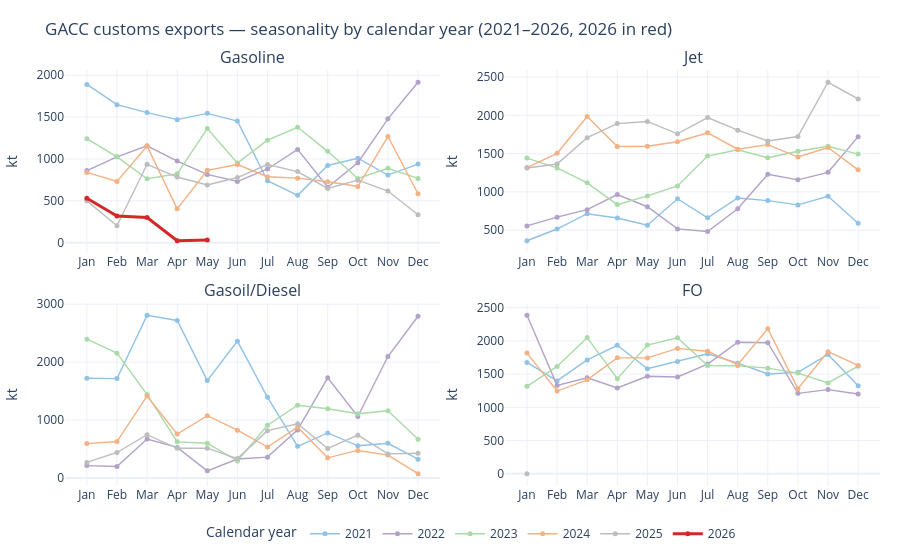

Write notebook code for a chart like this one.
### Markdown cell above
## 8. Seasonality by calendar year

Monthly GACC export volumes by product — one line per calendar year (current year highlighted in red), matching the country demand dashboard style.

### Code cell
def gacc_seasonality_chart(
    df: pd.DataFrame,
    products: list[str],
    *,
    highlight_year: int | None = None,
    cols: int = 2,
) -> go.Figure:
    """Small-multiples seasonality: one panel per product, one line per calendar year."""
    work = df[df["product"].isin(products)].copy()
    work["year"] = work["month_start"].dt.year
    work["month_num"] = work["month_start"].dt.month
    work = (
        work.groupby(["product", "year", "month_num"], as_index=False)["quantity_kt"]
        .sum()
    )

    highlight_year = highlight_year or int(work["year"].max())
    years_sorted = sorted(work["year"].unique())
    palette = ("#90c2e7", "#b3a2c7", "#a8dba8", "#f4b183", "#bdbdbd")
    month_labels = ["Jan", "Feb", "Mar", "Apr", "May", "Jun",
                    "Jul", "Aug", "Sep", "Oct", "Nov", "Dec"]

    rows = (len(products) + cols - 1) // cols
    fig = make_subplots(
        rows=rows,
        cols=cols,
        subplot_titles=products,
        shared_xaxes=False,
        vertical_spacing=0.12,
        horizontal_spacing=0.08,
    )

    seen_legend: set[int] = set()
    for idx, product in enumerate(products):
        r, c = idx // cols + 1, idx % cols + 1
        sub = work[work["product"] == product]
        for year_idx, year in enumerate(years_sorted):
            ydata = sub[sub["year"] == year].sort_values("month_num")
            if ydata.empty:
                continue
            is_highlight = year == highlight_year
            line = dict(
                color="#d62728" if is_highlight else palette[year_idx % len(palette)],
                width=3 if is_highlight else 1.4,
            )
            show_legend = year not in seen_legend
            if show_legend:
                seen_legend.add(year)
            fig.add_trace(
                go.Scatter(
                    x=ydata["month_num"],
                    y=ydata["quantity_kt"],
                    mode="lines+markers",
                    name=str(year),
                    legendgroup=str(year),
                    showlegend=show_legend,
                    line=line,
                    marker=dict(size=5),
                    hovertemplate=(
                        f"<b>{product}</b><br>Year: {year}<br>"
                        "Month: %{x}<br>Volume: %{y:,.1f} kt<extra></extra>"
                    ),
                ),
                row=r,
                col=c,
            )

    fig.update_xaxes(tickmode="array", tickvals=list(range(1, 13)), ticktext=month_labels)
    fig.update_yaxes(title_text="kt")
    year_min, year_max = int(work["year"].min()), int(work["year"].max())
    fig.update_layout(
        title=(
            f"GACC customs exports — seasonality by calendar year "
            f"({year_min}–{year_max}, {highlight_year} in red)"
        ),
        template="plotly_white",
        height=280 * rows,
        hovermode="closest",
        legend=dict(
            orientation="h",
            y=-0.08,
            yanchor="top",
            x=0.5,
            xanchor="center",
            title_text="Calendar year",
        ),
        margin=dict(t=70, l=60, r=20, b=70),
    )
    return fig


season_products = [p for p in EXPORT_TABLE_PRODUCTS if p in gacc["product"].unique()]
fig_season = gacc_seasonality_chart(gacc, season_products, cols=2)
fig_season.show()

### Figure 1 — Plotly figure (JSON) as saved in the notebook; plotly's stock layout.template omitted (floating-point values rounded to 4 significant figures)
{"data": [{"hovertemplate": "<b>Gasoline</b><br>Year: 2021<br>Month: %{x}<br>Volume: %{y:,.1f} kt<extra></extra>", "legendgroup": "2021", "line": {"color": "#90c2e7", "width": 1.4}, "marker": {"size": 5}, "mode": "lines+markers", "name": "2021", "showlegend": true, "type": "scatter", "x": [1, 2, 3, 4, 5, 6, 7, 8, 9, 10, 11, 12], "xaxis": "x", "y": [1890.0, 1648.0, 1554.0, 1470.0, 1545.0, 1452.0, 740.0, 566.1, 922.1, 1009.0, 807.4, 938.5], "yaxis": "y"}, {"hovertemplate": "<b>Gasoline</b><br>Year: 2022<br>Month: %{x}<br>Volume: %{y:,.1f} kt<extra></extra>", "legendgroup": "2022", "line": {"color": "#b3a2c7", "width": 1.4}, "marker": {"size": 5}, "mode": "lines+markers", "name": "2022", "showlegend": true, "type": "scatter", "x": [1, 2, 3, 4, 5, 6, 7, 8, 9, 10, 11, 12], "xaxis": "x", "y": [861.1, 1026.0, 1158.0, 975.3, 815.4, 730.3, 880.4, 1114.0, 661.7, 955.8, 1479.0, 1916.0], "yaxis": "y"}, {"hovertemplate": "<b>Gasoline</b><br>Year: 2023<br>Month: %{x}<br>Volume: %{y:,.1f} kt<extra></extra>", "legendgroup": "2023", "line": {"color": "#a8dba8", "width": 1.4}, "marker": {"size": 5}, "mode": "lines+markers", "name": "2023", "showlegend": true, "type": "scatter", "x": [1, 2, 3, 4, 5, 6, 7, 8, 9, 10, 11, 12], "xaxis": "x", "y": [1242.0, 1025.0, 763.2, 822.6, 1363.0, 952.1, 1225.0, 1378.0, 1091.0, 767.2, 889.2, 768.2], "yaxis": "y"}, {"hovertemplate": "<b>Gasoline</b><br>Year: 2024<br>Month: %{x}<br>Volume: %{y:,.1f} kt<extra></extra>", "legendgroup": "2024", "line": {"color": "#f4b183", "width": 1.4}, "marker": {"size": 5}, "mode": "lines+markers", "name": "2024", "showlegend": true, "type": "scatter", "x": [1, 2, 3, 4, 5, 6, 7, 8, 9, 10, 11, 12], "xaxis": "x", "y": [839.4, 730.8, 1154.0, 404.3, 865.0, 933.7, 787.9, 770.8, 727.6, 670.9, 1268.0, 584.9], "yaxis": "y"}, {"hovertemplate": "<b>Gasoline</b><br>Year: 2025<br>Month: %{x}<br>Volume: %{y:,.1f} kt<extra></extra>", "legendgroup": "2025", "line": {"color": "#bdbdbd", "width": 1.4}, "marker": {"size": 5}, "mode": "lines+markers", "name": "2025", "showlegend": true, "type": "scatter", "x": [1, 2, 3, 4, 5, 6, 7, 8, 9, 10, 11, 12], "xaxis": "x", "y": [499.7, 203.0, 936.6, 784.4, 690.0, 778.5, 934.0, 849.5, 648.8, 746.7, 617.3, 333.1], "yaxis": "y"}, {"hovertemplate": "<b>Gasoline</b><br>Year: 2026<br>Month: %{x}<br>Volume: %{y:,.1f} kt<extra></extra>", "legendgroup": "2026", "line": {"color": "#d62728", "width": 3}, "marker": {"size": 5}, "mode": "lines+markers", "name": "2026", "showlegend": true, "type": "scatter", "x": [1, 2, 3, 4, 5], "xaxis": "x", "y": [530.4, 318.0, 300.7, 23.41, 32.84], "yaxis": "y"}, {"hovertemplate": "<b>Jet</b><br>Year: 2021<br>Month: %{x}<br>Volume: %{y:,.1f} kt<extra></extra>", "legendgroup": "2021", "line": {"color": "#90c2e7", "width": 1.4}, "marker": {"size": 5}, "mode": "lines+markers", "name": "2021", "showlegend": false, "type": "scatter", "x": [1, 2, 3, 4, 5, 6, 7, 8, 9, 10, 11, 12], "xaxis": "x2", "y": [361.8, 515.3, 715.2, 658.4, 565.1, 910.2, 661.7, 920.8, 886.0, 830.0, 942.2, 591.4], "yaxis": "y2"}, {"hovertemplate": "<b>Jet</b><br>Year: 2022<br>Month: %{x}<br>Volume: %{y:,.1f} kt<extra></extra>", "legendgroup": "2022", "line": {"color": "#b3a2c7", "width": 1.4}, "marker": {"size": 5}, "mode": "lines+markers", "name": "2022", "showlegend": false, "type": "scatter", "x": [1, 2, 3, 4, 5, 6, 7, 8, 9, 10, 11, 12], "xaxis": "x2", "y": [555.3, 670.5, 768.1, 964.8, 806.3, 516.3, 482.3, 780.3, 1230.0, 1157.0, 1256.0, 1721.0], "yaxis": "y2"}, {"hovertemplate": "<b>Jet</b><br>Year: 2023<br>Month: %{x}<br>Volume: %{y:,.1f} kt<extra></extra>", "legendgroup": "2023", "line": {"color": "#a8dba8", "width": 1.4}, "marker": {"size": 5}, "mode": "lines+markers", "name": "2023", "showlegend": false, "type": "scatter", "x": [1, 2, 3, 4, 5, 6, 7, 8, 9, 10, 11, 12], "xaxis": "x2", "y": [1441.0, 1313.0, 1118.0, 833.9, 947.7, 1079.0, 1468.0, 1549.0, 1445.0, 1531.0, 1596.0, 1494.0], "yaxis": "y2"}, {"hovertemplate": "<b>Jet</b><br>Year: 2024<br>Month: %{x}<br>Volume: %{y:,.1f} kt<extra></extra>", "legendgroup": "2024", "line": {"color": "#f4b183", "width": 1.4}, "marker": {"size": 5}, "mode": "lines+markers", "name": "2024", "showlegend": false, "type": "scatter", "x": [1, 2, 3, 4, 5, 6, 7, 8, 9, 10, 11, 12], "xaxis": "x2", "y": [1318.0, 1504.0, 1984.0, 1592.0, 1597.0, 1655.0, 1772.0, 1558.0, 1618.0, 1455.0, 1580.0, 1288.0], "yaxis": "y2"}, {"hovertemplate": "<b>Jet</b><br>Year: 2025<br>Month: %{x}<br>Volume: %{y:,.1f} kt<extra></extra>", "legendgroup": "2025", "line": {"color": "#bdbdbd", "width": 1.4}, "marker": {"size": 5}, "mode": "lines+markers", "name": "2025", "showlegend": false, "type": "scatter", "x": [1, 2, 3, 4, 5, 6, 7, 8, 9, 10, 11, 12], "xaxis": "x2", "y": [1312.0, 1364.0, 1708.0, 1892.0, 1920.0, 1758.0, 1971.0, 1806.0, 1665.0, 1723.0, 2431.0, 2214.0], "yaxis": "y2"}, {"hovertemplate": "<b>Gasoil/Diesel</b><br>Year: 2021<br>Month: %{x}<br>Volume: %{y:,.1f} kt<extra></extra>", "legendgroup": "2021", "line": {"color": "#90c2e7", "width": 1.4}, "marker": {"size": 5}, "mode": "lines+markers", "name": "2021", "showlegend": false, "type": "scatter", "x": [1, 2, 3, 4, 5, 6, 7, 8, 9, 10, 11, 12], "xaxis": "x3", "y": [1721.0, 1716.0, 2810.0, 2720.0, 1681.0, 2362.0, 1392.0, 546.2, 776.9, 555.6, 599.1, 325.2], "yaxis": "y3"}, {"hovertemplate": "<b>Gasoil/Diesel</b><br>Year: 2022<br>Month: %{x}<br>Volume: %{y:,.1f} kt<extra></extra>", "legendgroup": "2022", "line": {"color": "#b3a2c7", "width": 1.4}, "marker": {"size": 5}, "mode": "lines+markers", "name": "2022", "showlegend": false, "type": "scatter", "x": [1, 2, 3, 4, 5, 6, 7, 8, 9, 10, 11, 12], "xaxis": "x3", "y": [213.1, 197.6, 673.3, 527.3, 122.7, 327.7, 359.8, 830.1, 1729.0, 1061.0, 2097.0, 2792.0], "yaxis": "y3"}, {"hovertemplate": "<b>Gasoil/Diesel</b><br>Year: 2023<br>Month: %{x}<br>Volume: %{y:,.1f} kt<extra></extra>", "legendgroup": "2023", "line": {"color": "#a8dba8", "width": 1.4}, "marker": {"size": 5}, "mode": "lines+markers", "name": "2023", "showlegend": false, "type": "scatter", "x": [1, 2, 3, 4, 5, 6, 7, 8, 9, 10, 11, 12], "xaxis": "x3", "y": [2396.0, 2155.0, 1440.0, 623.4, 600.6, 294.6, 910.0, 1256.0, 1196.0, 1110.0, 1160.0, 668.9], "yaxis": "y3"}, {"hovertemplate": "<b>Gasoil/Diesel</b><br>Year: 2024<br>Month: %{x}<br>Volume: %{y:,.1f} kt<extra></extra>", "legendgroup": "2024", "line": {"color": "#f4b183", "width": 1.4}, "marker": {"size": 5}, "mode": "lines+markers", "name": "2024", "showlegend": false, "type": "scatter", "x": [1, 2, 3, 4, 5, 6, 7, 8, 9, 10, 11, 12], "xaxis": "x3", "y": [593.0, 628.8, 1416.0, 757.6, 1075.0, 824.6, 534.3, 875.5, 347.5, 475.3, 395.1, 73.23], "yaxis": "y3"}, {"hovertemplate": "<b>Gasoil/Diesel</b><br>Year: 2025<br>Month: %{x}<br>Volume: %{y:,.1f} kt<extra></extra>", "legendgroup": "2025", "line": {"color": "#bdbdbd", "width": 1.4}, "marker": {"size": 5}, "mode": "lines+markers", "name": "2025", "showlegend": false, "type": "scatter", "x": [1, 2, 3, 4, 5, 6, 7, 8, 9, 10, 11, 12], "xaxis": "x3", "y": [267.7, 440.0, 747.1, 512.4, 514.2, 334.2, 817.0, 935.4, 509.3, 739.4, 415.3, 426.6], "yaxis": "y3"}, {"hovertemplate": "<b>FO</b><br>Year: 2021<br>Month: %{x}<br>Volume: %{y:,.1f} kt<extra></extra>", "legendgroup": "2021", "line": {"color": "#90c2e7", "width": 1.4}, "marker": {"size": 5}, "mode": "lines+markers", "name": "2021", "showlegend": false, "type": "scatter", "x": [1, 2, 3, 4, 5, 6, 7, 8, 9, 10, 11, 12], "xaxis": "x4", "y": [1677.0, 1398.0, 1714.0, 1934.0, 1581.0, 1689.0, 1806.0, 1665.0, 1502.0, 1527.0, 1796.0, 1325.0], "yaxis": "y4"}, {"hovertemplate": "<b>FO</b><br>Year: 2022<br>Month: %{x}<br>Volume: %{y:,.1f} kt<extra></extra>", "legendgroup": "2022", "line": {"color": "#b3a2c7", "width": 1.4}, "marker": {"size": 5}, "mode": "lines+markers", "name": "2022", "showlegend": false, "type": "scatter", "x": [1, 2, 3, 4, 5, 6, 7, 8, 9, 10, 11, 12], "xaxis": "x4", "y": [2386.0, 1331.0, 1444.0, 1293.0, 1468.0, 1458.0, 1652.0, 1979.0, 1973.0, 1211.0, 1267.0, 1201.0], "yaxis": "y4"}, {"hovertemplate": "<b>FO</b><br>Year: 2023<br>Month: %{x}<br>Volume: %{y:,.1f} kt<extra></extra>", "legendgroup": "2023", "line": {"color": "#a8dba8", "width": 1.4}, "marker": {"size": 5}, "mode": "lines+markers", "name": "2023", "showlegend": false, "type": "scatter", "x": [1, 2, 3, 4, 5, 6, 7, 8, 9, 10, 11, 12], "xaxis": "x4", "y": [1316.0, 1616.0, 2052.0, 1431.0, 1937.0, 2048.0, 1630.0, 1627.0, 1590.0, 1516.0, 1368.0, 1620.0], "yaxis": "y4"}, {"hovertemplate": "<b>FO</b><br>Year: 2024<br>Month: %{x}<br>Volume: %{y:,.1f} kt<extra></extra>", "legendgroup": "2024", "line": {"color": "#f4b183", "width": 1.4}, "marker": {"size": 5}, "mode": "lines+markers", "name": "2024", "showlegend": false, "type": "scatter", "x": [1, 2, 3, 4, 5, 6, 7, 8, 9, 10, 11, 12], "xaxis": "x4", "y": [1817.0, 1246.0, 1414.0, 1745.0, 1744.0, 1887.0, 1843.0, 1642.0, 2183.0, 1281.0, 1839.0, 1632.0], "yaxis": "y4"}, {"hovertemplate": "<b>FO</b><br>Year: 2025<br>Month: %{x}<br>Volume: %{y:,.1f} kt<extra></extra>", "legendgroup": "2025", "line": {"color": "#bdbdbd", "width": 1.4}, "marker": {"size": 5}, "mode": "lines+markers", "name": "2025", "showlegend": false, "type": "scatter", "x": [1], "xaxis": "x4", "y": [1.04], "yaxis": "y4"}], "layout": {"annotations": [{"font": {"size": 16}, "showarrow": false, "text": "Gasoline", "x": 0.23, "xanchor": "center", "xref": "paper", "y": 1, "yanchor": "bottom", "yref": "paper"}, {"font": {"size": 16}, "showarrow": false, "text": "Jet", "x": 0.77, "xanchor": "center", "xref": "paper", "y": 1, "yanchor": "bottom", "yref": "paper"}, {"font": {"size": 16}, "showarrow": false, "text": "Gasoil/Diesel", "x": 0.23, "xanchor": "center", "xref": "paper", "y": 0.44, "yanchor": "bottom", "yref": "paper"}, {"font": {"size": 16}, "showarrow": false, "text": "FO", "x": 0.77, "xanchor": "center", "xref": "paper", "y": 0.44, "yanchor": "bottom", "yref": "paper"}], "height": 560, "hovermode": "closest", "legend": {"orientation": "h", "title": {"text": "Calendar year"}, "x": 0.5, "xanchor": "center", "y": -0.08, "yanchor": "top"}, "margin": {"b": 70, "l": 60, "r": 20, "t": 70}, "title": {"text": "GACC customs exports — seasonality by calendar year (2021–2026, 2026 in red)"}, "xaxis": {"anchor": "y", "domain": [0, 0.46], "tickmode": "array", "ticktext": ["Jan", "Feb", "Mar", "Apr", "May", "Jun", "Jul", "Aug", "Sep", "Oct", "Nov", "Dec"], "tickvals": [1, 2, 3, 4, 5, 6, 7, 8, 9, 10, 11, 12]}, "xaxis2": {"anchor": "y2", "domain": [0.54, 1], "tickmode": "array", "ticktext": ["Jan", "Feb", "Mar", "Apr", "May", "Jun", "Jul", "Aug", "Sep", "Oct", "Nov", "Dec"], "tickvals": [1, 2, 3, 4, 5, 6, 7, 8, 9, 10, 11, 12]}, "xaxis3": {"anchor": "y3", "domain": [0, 0.46], "tickmode": "array", "ticktext": ["Jan", "Feb", "Mar", "Apr", "May", "Jun", "Jul", "Aug", "Sep", "Oct", "Nov", "Dec"], "tickvals": [1, 2, 3, 4, 5, 6, 7, 8, 9, 10, 11, 12]}, "xaxis4": {"anchor": "y4", "domain": [0.54, 1], "tickmode": "array", "ticktext": ["Jan", "Feb", "Mar", "Apr", "May", "Jun", "Jul", "Aug", "Sep", "Oct", "Nov", "Dec"], "tickvals": [1, 2, 3, 4, 5, 6, 7, 8, 9, 10, 11, 12]}, "yaxis": {"anchor": "x", "domain": [0.56, 1], "title": {"text": "kt"}}, "yaxis2": {"anchor": "x2", "domain": [0.56, 1], "title": {"text": "kt"}}, "yaxis3": {"anchor": "x3", "domain": [0, 0.44], "title": {"text": "kt"}}, "yaxis4": {"anchor": "x4", "domain": [0, 0.44], "title": {"text": "kt"}}}}
